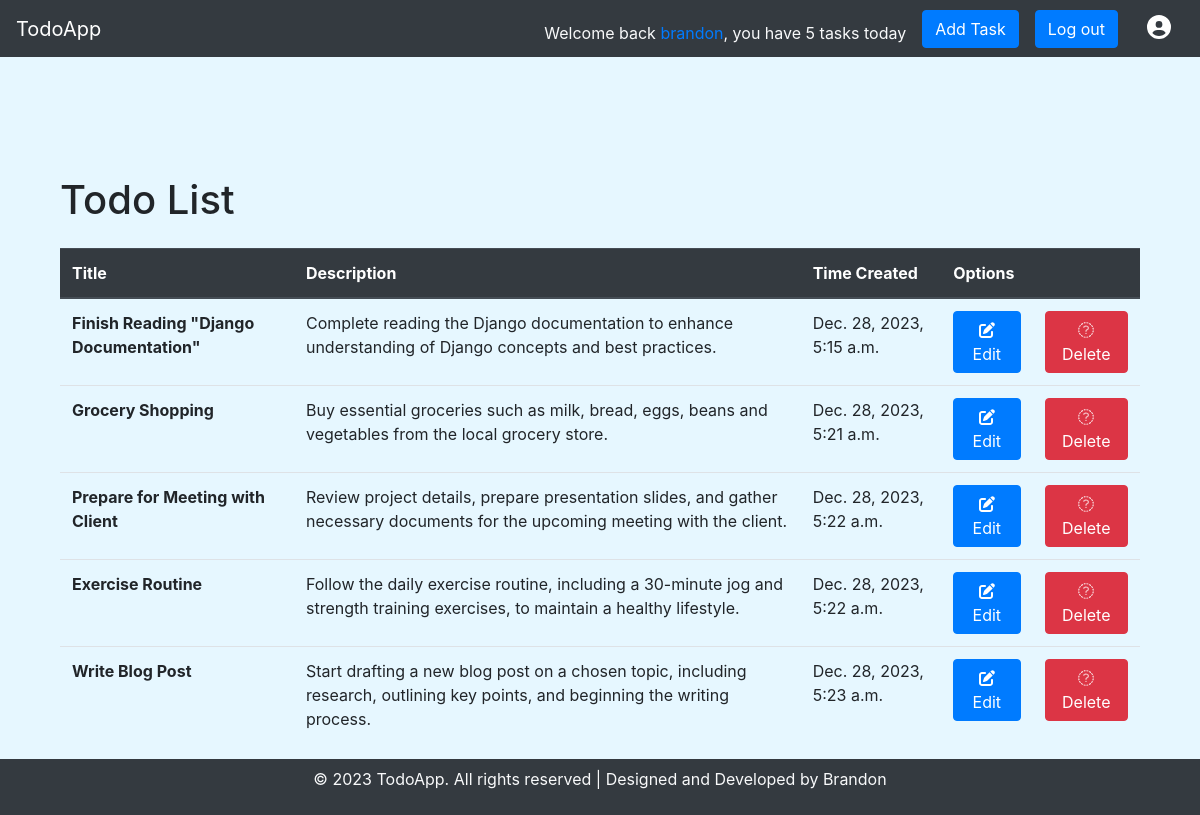
The app's page / (signed in) with its own data.
### To_do_app/models.py (models this page shows, shortened)
class To_Do_List(models.Model):
    Title = models.CharField(max_length=50)
    Description = models.TextField()
    Time_created = models.DateTimeField(auto_now_add=True)
    user = models.ForeignKey(User, on_delete=models.CASCADE,null=True, blank=True)

### To_do_app/views.py (the view)
# urls.py: path('', view_task, name='home'),
@login_required
def view_task(request):
    task = To_Do_List.objects.filter(user=request.user)
    context = {
        'task' : task
    }
    return render(request, 'Todoapp/index.html', context)

### To_do_app/templates/Todoapp/index.html
{% extends 'core/base.html' %}
{% block content %}
{% if task.count == 0 %}
<div class="jumbotron text-center mt-5">
    {% if request.user.first_name or request.user.last_name %}
        <h1 class="display-4">Welcome, {{ request.user.first_name }} {{ request.user.last_name }}!</h1>
    {% else %}
        <h1 class="display-4">Welcome, {{ request.user.username }}!</h1>
    {% endif %}
    <p class="lead">Thank you for choosing TodoApp. We're excited to have you on board.</p>
    <hr class="my-4">
    {% if not request.user.first_name or not request.user.last_name %}
        <p>Your profile seems incomplete. Let's update it to enhance your experience.</p>
        <p class="lead">
            <a class="btn btn-primary btn-lg" href="{% url 'edit_profile' %}" role="button">Update Profile</a>
        </p>
    {% else %}
        <p>Congratulations! Let's start creating your first task list.</p>
        <p class="lead">
            <a class="btn btn-primary btn-lg" href="{% url 'create' %}" role="button">Get Started</a>
        </p>
    {% endif %}
</div>
{% else %}
    <div class="container mt-5 pt-5">
        <h1 class="mb-4">Todo List</h1>
        <table class="table">
            <thead class="thead-dark">
                <tr>
                    <th scope="col">Title</th>
                    <th scope="col">Description</th>
                    <th scope="col">Time Created</th>
                    <th scope="col">Options</th>
                    <th scope="col"></th>
                </tr>
            </thead>
            <tbody>
                {% for task in task %}
                    <tr>
                        <th>{{ task.Title }}</th>
                        <td>{{ task.Description }}</td>
                        <td>{{ task.Time_created}}</td>
                        <td>
                            <a type="button" class="btn btn-primary" href="{% url 'edit' task.id %}">
                                <i class="fa fa-edit"></i> Edit
                            </a>
                        </td>
                        <td>
                            <a type="button" class="btn btn-danger" href="{% url 'delete' task.id %}">
                                <i class='fa fa-trash-o'></i> Delete
                            </a>
                        </td>
                    </tr>
                {% endfor %}
            </tbody>
        </table>
    </div>
{% endif %}
{% endblock content %}

### templates/core/base.html (shortened to what this page needs)
<!DOCTYPE html>
{% load static %}
<html lang="en">
<head>
    <link rel="stylesheet" href="https://stackpath.bootstrapcdn.com/bootstrap/4.3.1/css/bootstrap.min.css">
    <link rel="stylesheet" href="https://cdnjs.cloudflare.com/ajax/libs/font-awesome/4.7.0/css/font-awesome.min.css">
</head>
<body style="background-color: #e6f7ff;  padding-top: 56px; padding-bottom: 56px;">
        <nav class="navbar navbar-expand-lg navbar-dark bg-dark fixed-top">
            <a class="navbar-brand" href="{% url 'home' %}">TodoApp</a>
            <div class="collapse navbar-collapse justify-content-end">
                {% if task.count == 1 %}
                <p class="text-light mt-2 mb-0">Welcome back <a href="{% url 'profile' %}">{{ request.user }}</a>, you have {{ task.count }} task today </p>
                {% elif task.count > 1 %}
                <p class="text-light mt-2 mb-0">Welcome back <a href="{% url 'profile' %}">{{ request.user }}</a>, you have {{ task.count }} tasks today </p>
                {% else %}
                <p class="text-light mt-2 mb-0">Welcome back <a href="{% url 'profile' %}">{{ request.user }}</a></p>
                {% endif %}
                {% if task.count == 0 %}
                {{ pass }}
                {% else %}
                <a type="button" class="btn btn-primary ml-3" href="{% url 'create' %}">
                    Add Task
                </a>
                {% endif %}
                <a type="button" class="btn btn-primary ml-3" href="{% url 'logout' %}">
                    Log out
                </a>
                <a type="button" class="btn  ml-3" href="{% url 'profile' %}">
                    <i class="fa fa-user-circle" aria-hidden="true" style="color: white; font-size: 24px;"></i>
                </a>
            </div>
        </nav>
    <div class="container mt-4">
    <div class="align-content-between justify-content-center align-content-center align-items-center mt-2">
    {% block content %}
    {% endblock content %}
    </div>
    <footer class="footer fixed-bottom bg-dark text-light text-center py-2">
        <p>&copy; 2023 TodoApp. All rights reserved | Designed and Developed by Brandon</p>
    </footer>
</body>
</html>

### records on screen
To_Do_List: Title "Finish Reading \"Django Documentation\"", Description "Complete reading the Django documentation to enhance understanding of Django concepts and best practices.", Time_created "Dec. 28, 2023, 5:15 a.m."
To_Do_List: Title "Grocery Shopping", Description "Buy essential groceries such as milk, bread, eggs, beans and vegetables from the local grocery store.", Time_created "Dec. 28, 2023, 5:21 a.m."
To_Do_List: Title "Prepare for Meeting with Client", Description "Review project details, prepare presentation slides, and gather necessary documents for the upcoming meeting with the client.", Time_created "Dec. 28, 2023, 5:22 a.m."
To_Do_List: Title "Exercise Routine", Description "Follow the daily exercise routine, including a 30-minute jog and strength training exercises, to maintain a healthy lifestyle.", Time_created "Dec. 28, 2023, 5:22 a.m."
To_Do_List: Title "Write Blog Post", Description "Start drafting a new blog post on a chosen topic, including research, outlining key points, and beginning the writing process.", Time_created "Dec. 28, 2023, 5:23 a.m."

### other values on screen
{{ request.user }} "brandon"
{{ task.count }} "5"
